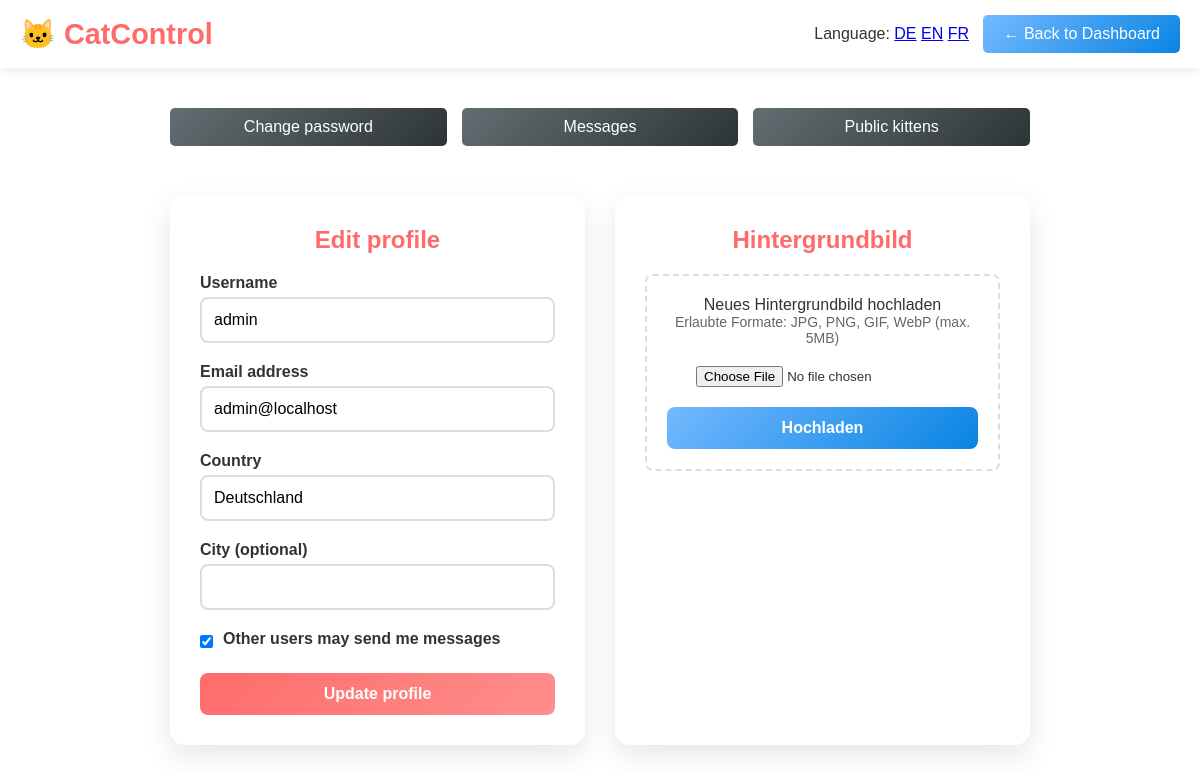
The app's page /profile.php (signed in) with its own data.
### tables this page shows
CREATE TABLE users (
    id INT AUTO_INCREMENT PRIMARY KEY,
    username VARCHAR(50) UNIQUE NOT NULL,
    email VARCHAR(100) UNIQUE NOT NULL,
    password_hash VARCHAR(255) NOT NULL,
    country VARCHAR(50) NOT NULL,
    city VARCHAR(100),
    allow_messages BOOLEAN DEFAULT TRUE,
    custom_background VARCHAR(255),
    created_at TIMESTAMP DEFAULT CURRENT_TIMESTAMP,
    updated_at TIMESTAMP DEFAULT CURRENT_TIMESTAMP ON UPDATE CURRENT_TIMESTAMP,
    first_login BOOLEAN DEFAULT FALSE,
    INDEX idx_username (username),
    INDEX idx_email (email)
);

### config/i18n.php (called while the page is built, shortened)
<?php
function i18n_current_lang(): string {
    return $_SESSION['lang'] ?? 'de';
}
function __(string $key, array $replacements = []): string {
    $dict = $GLOBALS['I18N_DICTIONARY'] ?? [];
    $value = $dict[$key] ?? $key;
    return $value;
}
function i18n_url_with_lang(string $lang): string {
    $supported = $GLOBALS['SUPPORTED_LANGS'];
    $scheme = (!empty($_SERVER['HTTPS']) && $_SERVER['HTTPS'] !== 'off') ? 'https' : 'http';
    $host = $_SERVER['HTTP_HOST'] ?? '';
    $uri = $_SERVER['REQUEST_URI'] ?? '/';
    $parts = parse_url($uri);
    $path = $parts['path'] ?? '/';
    $query = [];
    $query['lang'] = $lang;
    $qs = http_build_query($query);
    return $scheme . '://' . $host . $path . ($qs ? ('?' . $qs) : '');
}

### config/database.php (called while the page is built)
<?php
return [
    'host' => 'db',
    'database' => 'catcontrol',
    'username' => 'phpuser',
    'password' => 'changeme123',
    'charset' => 'utf8mb4',
    'options' => [
        PDO::ATTR_ERRMODE => PDO::ERRMODE_EXCEPTION,
        PDO::ATTR_DEFAULT_FETCH_MODE => PDO::FETCH_ASSOC,
        PDO::ATTR_EMULATE_PREPARES => false,
    ],
    'smtp' => [
        'host' => '',
        'port' => 587,
        'username' => '',
        'password' => '',
        'encryption' => 'tls',
        'from_email' => 'admin@localhost',
        'from_name' => 'CatControl'
    ]
];

### classes/Database.php (called while the page is built, shortened)
<?php
class Database {
    private static $instance = null;
    private $pdo;
    private $config;
    private function __construct() {
        $this->config = require_once __DIR__ . '/../config/database.php';
    }
    public static function getInstance() {
        if (self::$instance === null) {
            self::$instance = new self();
        }
        return self::$instance;
    }
    private function connect() {
        try {
            $dsn = "mysql:host={$this->config['host']};dbname={$this->config['database']};charset={$this->config['charset']}";
            $this->pdo = new PDO($dsn, $this->config['username'], $this->config['password'], $this->config['options']);
        } catch (PDOException $e) {
            die("Database connection failed: " . $e->getMessage());
        }
    }
    public function query($sql, $params = []) {
        try {
            $stmt = $this->pdo->prepare($sql);
            $stmt->execute($params);
            return $stmt;
        } catch (PDOException $e) {
            error_log("Database query error: " . $e->getMessage());
            throw $e;
        }
    }
    public function fetch($sql, $params = []) {
        $stmt = $this->query($sql, $params);
        return $stmt->fetch();
    }
}

### classes/User.php (called while the page is built, shortened)
<?php
require_once __DIR__ . '/Database.php';
class User {
    private $db;
    public function __construct() {
        $this->db = Database::getInstance();
    }
    public function isLoggedIn() {
        return isset($_SESSION['user_id']);
    }
    public function getCurrentUser() {
        return $this->getUserById($_SESSION['user_id']);
    }
    public function getUserById($id) {
        $sql = "SELECT * FROM users WHERE id = ?";
        return $this->db->fetch($sql, [$id]);
    }
}

### profile.php (the view, shortened to what this page needs)
<?php
require_once 'config/i18n.php';
require_once 'classes/User.php';
$userService = new User();
$currentUser = $userService->getCurrentUser();
?>
<!DOCTYPE html>
<html lang="<?= htmlspecialchars(i18n_current_lang()) ?>">
<head>
</head>
<body>
    <header class="header">
        <div class="logo">🐱 <?= __('app.name') ?></div>
        <div>
            <span style="margin-right:10px;">
                <?= __('menu.language') ?>:
                <a href="<?= i18n_url_with_lang('de') ?>">DE</a>
                <a href="<?= i18n_url_with_lang('en') ?>">EN</a>
                <a href="<?= i18n_url_with_lang('fr') ?>">FR</a>
            </span>
            <a href="dashboard.php" class="back-btn">← <?= __('menu.back_to_dashboard') ?></a>
        </div>
    </header>
    <main class="main-content">
        <div class="profile-container">
            <div class="navigation-links">
                <a href="change-password.php" class="nav-link"><?= __('menu.change_password') ?></a>
                <a href="messages.php" class="nav-link"><?= __('menu.messages') ?></a>
                <a href="public-kittens.php" class="nav-link"><?= __('menu.public_kittens') ?></a>
            </div>
            <div class="form-section">
                <h2 class="section-title"><?= __('profile.title') ?></h2>
                <form method="POST">
                    <div class="form-group">
                        <label for="username"><?= __('profile.username') ?></label>
                        <input type="text" id="username" name="username" required
                               value="<?= htmlspecialchars($currentUser['username']) ?>">
                    </div>
                    <div class="form-group">
                        <label for="email"><?= __('profile.email') ?></label>
                        <input type="email" id="email" name="email" required
                               value="<?= htmlspecialchars($currentUser['email']) ?>">
                    </div>
                    <div class="form-group">
                        <label for="country"><?= __('profile.country') ?></label>
                        <input type="text" id="country" name="country"
                               value="<?= htmlspecialchars($currentUser['country']) ?>">
                    </div>
                    <div class="form-group">
                        <label for="city"><?= __('profile.city') ?></label>
                        <input type="text" id="city" name="city"
                               value="<?= htmlspecialchars($currentUser['city']) ?>">
                    </div>
                    <div class="form-group">
                        <div class="checkbox-group">
                            <input type="checkbox" id="allow_messages" name="allow_messages"
                                   <?= $currentUser['allow_messages'] ? 'checked' : '' ?>>
                            <label for="allow_messages"><?= __('profile.allow_messages') ?></label>
                        </div>
                    </div>
                    <button type="submit" name="update_profile" class="btn-primary"><?= __('profile.update') ?></button>
                </form>
            </div>
            <div class="form-section">
                <h2 class="section-title">Hintergrundbild</h2>
                <form method="POST" enctype="multipart/form-data">
                    <div class="file-upload">
                        <p>Neues Hintergrundbild hochladen</p>
                        <p style="font-size: 14px; color: #666; margin-bottom: 10px;">
                            Erlaubte Formate: JPG, PNG, GIF, WebP (max. 5MB)
                        </p>
                        <input type="file" name="background_image" accept="image/*" required>
                        <button type="submit" name="upload_background" class="btn-secondary">Hochladen</button>
                    </div>
                </form>
            </div>
        </div>
    </main>
</body>
</html>

### records on screen
users: username "admin", email "admin@localhost", country "Deutschland", allow_messages "☑"

### other values on screen
__('app.name') "CatControl"
__('menu.language') "Language"
__('menu.back_to_dashboard') "Back to Dashboard"
__('menu.change_password') "Change password"
__('menu.messages') "Messages"
__('menu.public_kittens') "Public kittens"
__('profile.title') "Edit profile"
__('profile.username') "Username"
__('profile.email') "Email address"
__('profile.country') "Country"
__('profile.city') "City (optional)"
__('profile.allow_messages') "Other users may send me messages"
__('profile.update') "Update profile"
